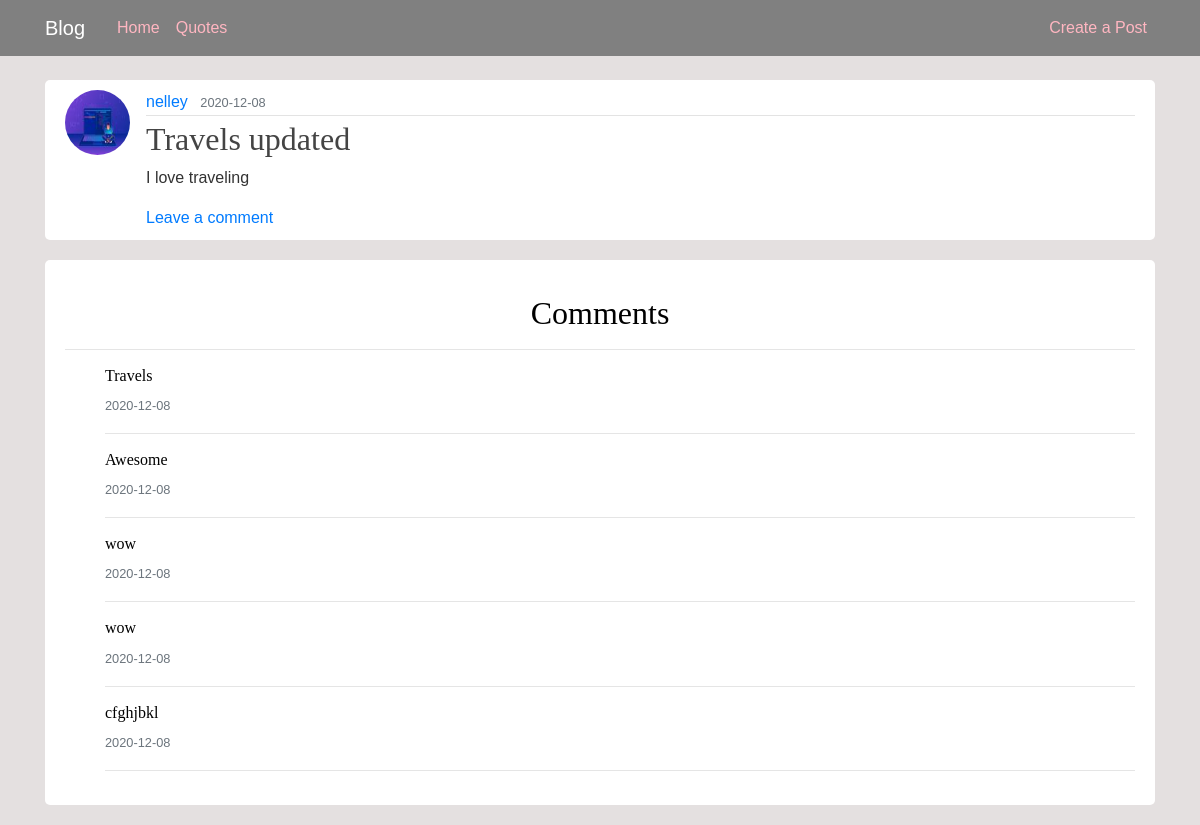
/post/1, run on the app's committed database.
### app/models.py (models this page shows, shortened)
class User(db.Model,UserMixin):
    id = db.Column(db.Integer, primary_key=True)
    username = db.Column(db.String(20), unique=True, nullable=False)
    email = db.Column(db.String(100), unique=True, nullable=False)
    image_file = db.Column(db.String(20), nullable=False, default='default.jpg')
    password = db.Column(db.String(60), nullable=False)
    posts = db.relationship('Post', backref='author', lazy=True)

class Post(db.Model):
    id = db.Column(db.Integer, primary_key=True)
    title = db.Column(db.String(100), nullable=False)
    date_posted = db.Column(db.DateTime, nullable=False, default=datetime.utcnow)
    content = db.Column(db.Text, nullable=False)
    user_id = db.Column(db.Integer, db.ForeignKey('user.id'), nullable=False)

class Comment(db.Model):
    comment = db.Column(db.Text, nullable=False)
    id = db.Column(db.Integer, primary_key=True)
    post_id = db.Column(db.Integer, db.ForeignKey('post.id'))
    user_id = db.Column(db.Integer, db.ForeignKey('user.id'))

### app/routes.py (the view)
@app.route("/post/<int:post_id>")
def post(post_id):
    post = Post.query.get_or_404(post_id)
    comments = Comment.query.filter_by(post_id = post_id).all()
    return render_template('post.html', title=post.title, post=post,comments=comments)

### app/templates/post.html (shortened to what this page needs)
{% extends "layout.html" %}
{% block content %}
  <article class="media content-section">
    <img class="rounded-circle article-img" src="{{ url_for('static', filename='profile_pics/' + post.author.image_file) }}">
    <div class="media-body">
      <div class="article-metadata">
        <a class="mr-2" href="#">{{ post.author.username }}</a>
        <small class="text-muted">{{ post.date_posted.strftime('%Y-%m-%d') }}</small>
      </div>
      <h2 class="article-title">{{ post.title }}</h2>
      <p class="article-content">{{ post.content }}</p>
      <a class="ratings" href="{{ url_for('new_comment', post_id=post.id) }}"> Leave a comment</a>
    </div>
  </article>
  <div class="content-section">
    <div class="mt-4 mb-4">
            <h2 style="text-align: center;">Comments</h2>
            <hr>
            {% if comments %}
            {% for comment in comments %}
            <ul>
                <h6> {{ comment.comment }} </h6>
                <small class="text-muted">{{ post.date_posted.strftime('%Y-%m-%d') }}</small><hr>
            </ul>
        {% endfor %}
        {% else %}
            <p>No comments</p>
        {% endif %}
        </div>
</div>
  {% endblock content %}

### app/templates/layout.html (style rules this page uses)
body { background: rgb(228, 224, 224); color: #333333; margin-top: 5rem; font-family: 'Ubuntu', sans-serif; }
h1, h2, h3, h4, h5, h6 { font-family: 'Lobster Two', cursive; font-weight: 400; color: black; }
.content-section { background: #ffffff; padding: 10px 20px; border-radius: 5px; margin-bottom: 20px; }
.article-title { color: #444444; }
.article-content { white-space: pre-line; }
.article-img { height: 65px; width: 65px; margin-right: 16px; }
.article-metadata { padding-bottom: 1px; margin-bottom: 4px; border-bottom: 1px solid #e3e3e3 }

### data on the page
User: image_file (picture), author.username "nelley"
Post: date_posted "2020-12-08", title "Travels updated", content "I love traveling"
Comment: comment "Travels"
Comment: comment "Awesome"
Comment: comment "wow"
Comment: comment "wow"
Comment: comment "cfghjbkl"
